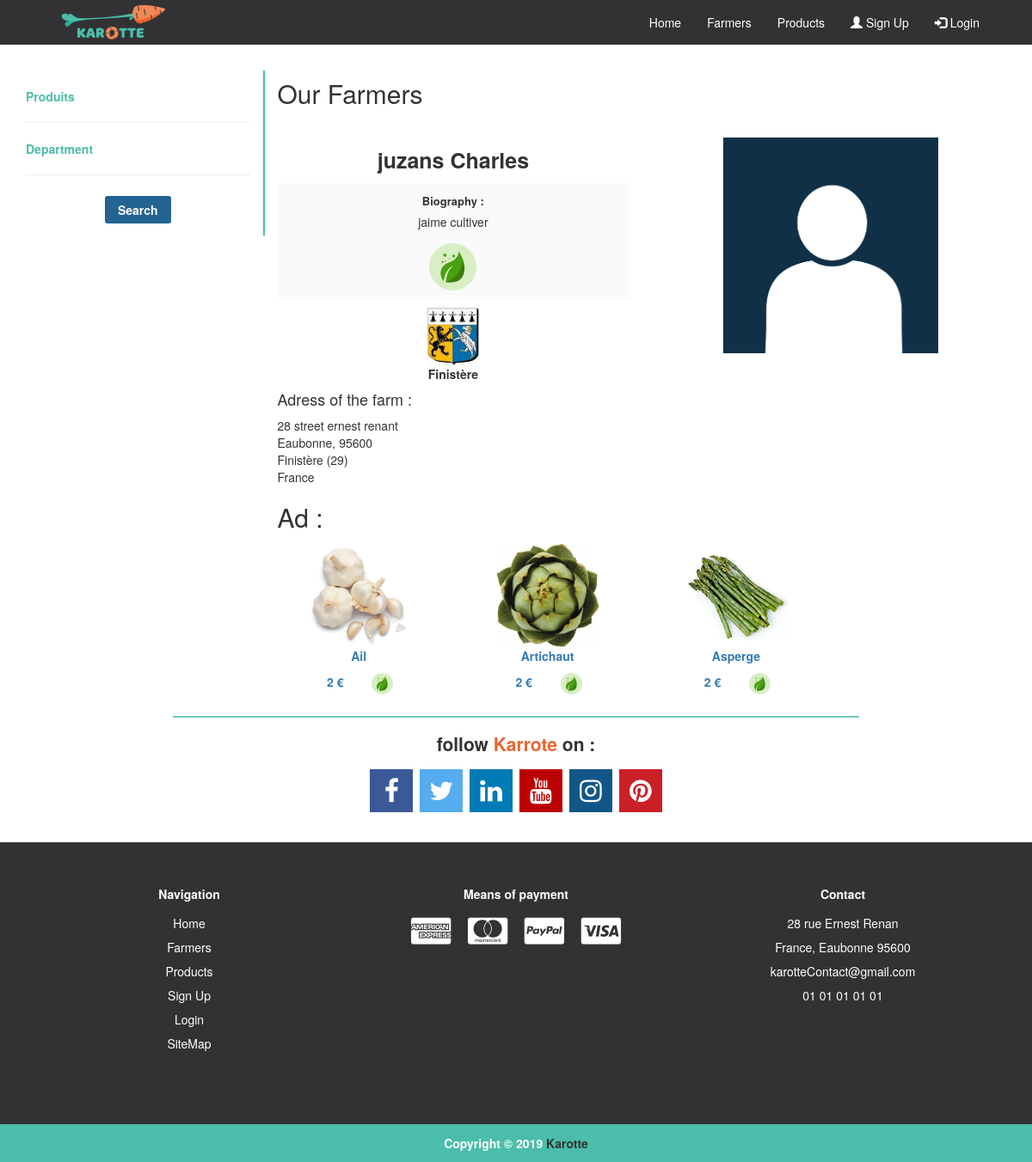
Page /Farmers/agriculteur=1 on the earlier database version.
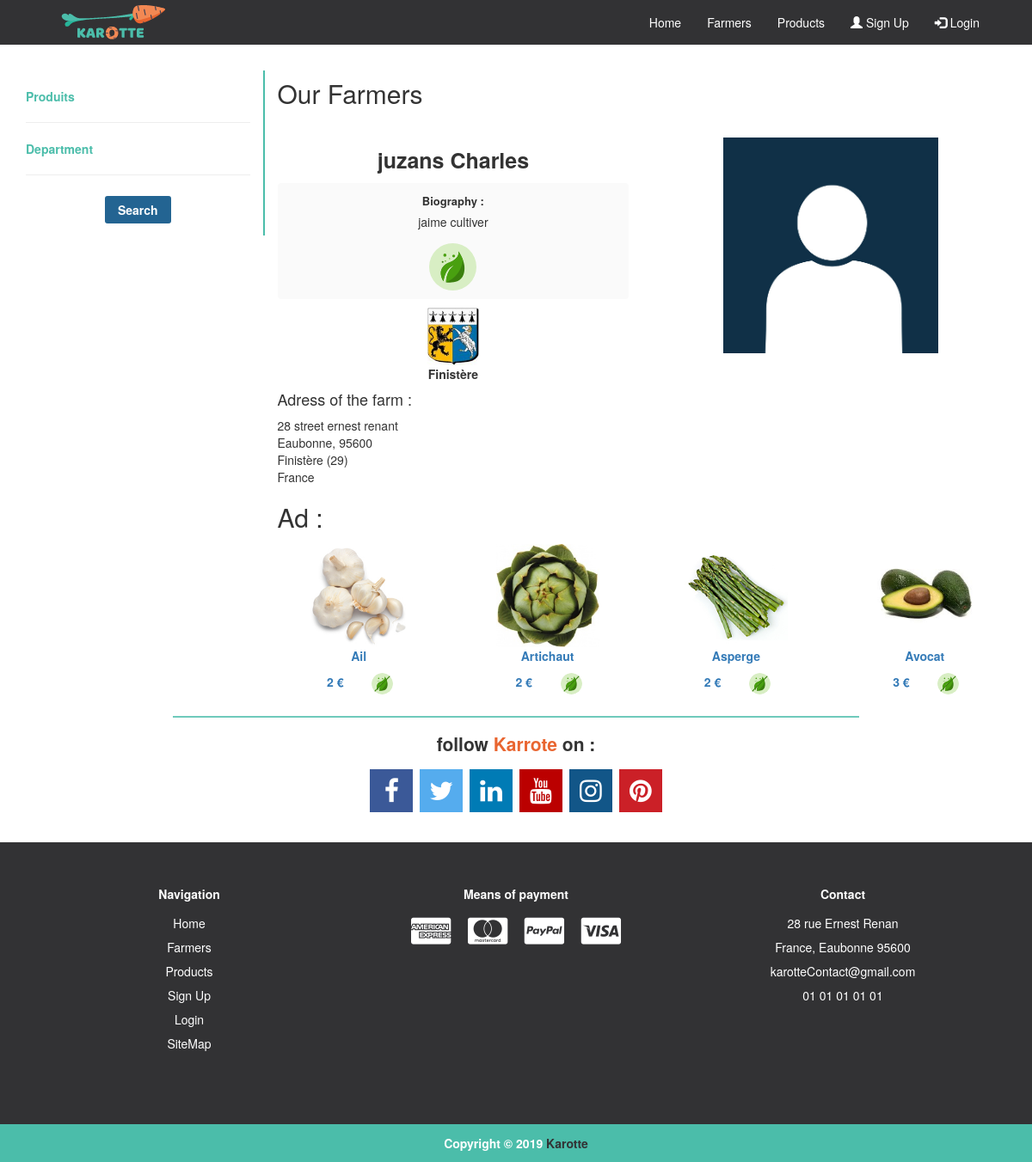
Same page on the later database version.
### tables this page shows
CREATE TABLE IF NOT EXISTS `Farmers` (
  `Id` int(9) NOT NULL,
  `IdUser` int(9) NOT NULL,
  `Type` varchar(255) NOT NULL,
  `Biography` text,
  `Road` varchar(255) NOT NULL,
  `RoadName` varchar(255) NOT NULL,
  `roadNumber` varchar(255) NOT NULL,
  `PostalCode` varchar(255) NOT NULL,
  `City` varchar(255) NOT NULL,
  `Region` int(9) NOT NULL,
  `County` varchar(255) NOT NULL,
  `Phone` varchar(255) NOT NULL,
  `Bic` varchar(255) NOT NULL,
  `IBAN` varchar(255) NOT NULL,
  `creationDate` varchar(255) NOT NULL
);

CREATE TABLE IF NOT EXISTS `Users` (
  `Id` int(9) NOT NULL,
  `Name` varchar(255) NOT NULL,
  `LastName` varchar(255) NOT NULL,
  `Email` varchar(255) NOT NULL,
  `Password` varchar(255) NOT NULL,
  `DateBirth` date DEFAULT NULL,
  `Type` int(1) NOT NULL,
  `Actif` int(1) NOT NULL DEFAULT '0',
  `Status` int(1) NOT NULL DEFAULT '1',
  `CreationDate` date NOT NULL,
  `CreationIp` varchar(100) NOT NULL
);

CREATE TABLE IF NOT EXISTS `Departement` (
  `departement_id` int(11) NOT NULL,
  `departement_code` varchar(3) DEFAULT NULL,
  `departement_nom` varchar(255) DEFAULT NULL
);

CREATE TABLE IF NOT EXISTS `Produit` (
  `Id` int(9) NOT NULL,
  `IdListeProduit` int(9) NOT NULL,
  `Prix` varchar(255) NOT NULL,
  `Biographie` text NOT NULL,
  `Qualiter` text NOT NULL,
  `UnitWeight` varchar(9) NOT NULL,
  `NbStock` varchar(255) NOT NULL,
  `IdFarmers` int(9) NOT NULL,
  `Region` int(9) NOT NULL,
  `CreationDate` date DEFAULT NULL,
  `Actif` int(1) NOT NULL DEFAULT '0'
);

### controller/farmers.php (called while the page is built)
<?php
$objRegister = new register($connect);
$objFarmers = new farmers($connect);
$objProducts = new products($connect);
$inputRegionFilters = $objRegister->displayRegion();
$inputProductsFilters = $objProducts->inputListeProduit();
?>

### models/connect.class.php (called while the page is built, shortened)
<?php
class connect {
    public function setConnect(PDO $connect)
    {
        $this -> _connect = $connect;
    }
}
?>

### models/farmers.class.php (called while the page is built, shortened)
<?php
class farmers extends connect
{
    public function infoUser($idUser){
        $req = $this -> _connect -> query("SELECT * FROM `Users` WHERE Id='$idUser'");
        $res = $req -> fetchAll();
        return $res;
    }
    public function infoUserFarmers($id){
        $req = $this -> _connect -> query("SELECT * FROM `Farmers` WHERE Id ='$id'");
        $res = $req -> fetchAll();
        return $res;
    }
    public function listeProduitsFarmer($idFarmers){
        $req = $this -> _connect -> query("SELECT * FROM `Produit` WHERE IdFarmers ='$idFarmers' AND Actif = '1'");
        $res = $req -> fetchAll();
        return $res;
    }
}

### config.php (called while the page is built, shortened)
<?php
function routeUrl(){
    $nbslash = '';
    if(isset($_GET['p'])){
        $nburl = count(explode('/', $_GET['p']));
        if($nburl !== 0){
            for($i=1; $i < $nburl; $i++){
                $nbslash .= "../";
            }
        }
    }
    return $nbslash;
}

### models/products.class.php (called while the page is built, shortened)
<?php
class products extends connect
{
    public function inputListeProduit(){
        $input = array();
        $req = $this ->_connect -> query("SELECT * FROM `ListeProduit` WHERE Actif = 1");
        $res = $req -> fetchAll();
        foreach ($res as $r){
            $input[$r['Name'] ]= $r['Id'];
        }
        return $input;
    }
    public function listeProduit($id){
        $name = "";
        $req = $this->_connect -> query("SELECT * FROM `ListeProduit` WHERE Id='$id' AND Actif='1'");
        $res = $req -> fetchAll();
        foreach($res as $r){
            $name = $r['Name'];
        }
        return $name;
    }
    public function flagRegion($code){
        $req = $this -> _connect -> query("SELECT * FROM `Departement` WHERE departement_code = '$code'");
        $res = $req -> fetchAll();
        return $res;
    }
}

### models/register.class.php (called while the page is built, shortened)
<?php
class register extends connect {
    public function displayRegion(){
        $req = $this -> _connect -> query("SELECT * FROM `Departement`");
        $res = $req -> fetchAll();
        $results = array();
        foreach ($res as $r){
            $results[$r['departement_code'] ]= $r['departement_nom'];
        }
        return $results;
    }
}
?>

### controller/one/OneFarmers.php (the view)
<?php
foreach ($objFarmers->infoUserFarmers($url[1]) as $infoFarmer){
    $idFarmer = $infoFarmer['Id'];
    $idUser = $infoFarmer['IdUser'];
    $Type = $infoFarmer['Type'];
    $Biography = $infoFarmer['Biography'];
    $Road = $infoFarmer['Road'];
    $RoadName = $infoFarmer['RoadName'];
    $roadNumber = $infoFarmer['roadNumber'];
    $PostalCode = $infoFarmer['PostalCode'];
    $City = $infoFarmer['City'];
    $Region = $infoFarmer['Region'];
    $County = $infoFarmer['County'];
    foreach ($objFarmers->infoUser($idUser) as $infoUser) {
        $Name = $infoUser['Name'];
        $LastName = $infoUser['LastName'];
    }
    ?>
    <div class="farmers_block_2_select_farmer">
        <div class="col-sm-6 farmers_block_2_select_farmer_info">
            <div class="farmer_picture_name_type">
                <div class="farmer_name">
                    <p><strong><?= $LastName . ' ' . $Name ?></strong></p>
                </div>
                <div class="products_block_2_select_produit_info_biography">
                    <strong>Biography :</strong>
                    <p><?= $Biography ?></p>
                    <div class="farmer_type">
                        <?php
                        if ($Type == '1') {
                            ?>
                            <img src="<?= routeUrl() ?>src/images/icone/petiteIcone/biologic.svg" style="width: 55px;"
                                 alt="logo qualiter organic">
                            <?php
                        } else {
                            ?>
                            <img src="<?= routeUrl() ?>src/images/icone/petiteIcone/no-biologic-green.svg"
                                 style="width: 55px;" alt="logo qualiter no-organic">
                            <?php
                        }
                        ?>
                    </div>
                </div>
                <div class="products_block_2_select_produit_info_flag">
                    <?php
                    foreach ($objProducts->flagRegion($Region) as $flag) {
                        if ($flag['departement_code'] == '29') {
                            ?>
                            <img src="<?= routeUrl() ?>src/images/imageRegion/29_Finistère.JPG"
                                 alt="blason département français">
                            <p><strong><?= $flag['departement_nom'] ?></strong></p>
                            <?php
                        } else {
                            ?>
                            <img src="<?= routeUrl() ?>src/images/imageRegion/<?= $flag['departement_code'] ?>_<?= $flag['departement_nom'] ?>.png"
                                 alt="blason département français">
                            <p><strong><?= $flag['departement_nom'] ?></strong></p>
                            <?php
                        }
                    }
                    ?>
                </div>
                <div class="products_block_2_select_produit_info_ferme">
                    <h4>Adress of the farm :</h4>
                    <p>
                        <?= $roadNumber . " " . $Road . " " . $RoadName ?>
                    </p>
                    <p>
                        <?= $City . ", " . $PostalCode ?>
                    </p>
                        <p>
                        <?php
                        foreach ($objProducts->flagRegion($Region) as $flag) {
                            ?>
                            <?= $flag['departement_nom'] . " (" . $flag['departement_code'] . ") " ?>
                            <?php
                        }
                        ?>
                    </p>
                    <p>
                        <?= $County ?>
                    </p>
                </div>
            </div>
        </div>
        <div class="col-sm-6 farmers_block_2_select_farmer_biographie">
            <div class="farmer_picture">
                <?php
                $filename = "././src/images/Agriculteurs/".$idFarmer.".jpg";
                if(file_exists($filename)) {
                    ?>
                    <img src="<?= routeUrl() ?>src/images/Agriculteurs/<?= $idFarmer ?>.jpg">
                    <?php
                }else{
                    ?>
                    <img src="<?= routeUrl() ?>src/images/icone/iconeUsers/default.jpg" alt='icone defaut'/>
                    <?php
                }
                ?>
            </div>
        </div>
        <div class="col-sm-12 farmers_block_2_select_farmer_product">
            <h2>Ad :</h2>
            <div class="row">
            <?php
            foreach ($objFarmers->listeProduitsFarmer($idFarmer)as $produits){
                ?>
                <div class="col-sm-3 produit">
                    <a href="<?= routeUrl() ?>Products/produit=<?= $produits['Id'] ?>">
                        <div class="produit_picture">
                            <img src="<?= routeUrl() ?>src/images/produits/<?= $objProducts->listeProduit($produits['IdListeProduit']) ?>.jpg" style="width: 100%;" alt="produit image">
                        </div>
                        <div class="produit_info">
                            <p><?= $objProducts->listeProduit($produits['IdListeProduit'])?></p>
                            <div class="row">
                                <div class="col-sm-3"></div>
                                <div class="col-sm-3">
                                    <p><?= $produits['Prix']?> €</p>
                                </div>
                                <div class="col-sm-3">
                                    <?php
                                    if($produits['Qualiter'] == '1' ){
                                        ?>
                                        <img src="<?= routeUrl() ?>src/images/icone/petiteIcone/biologic.svg" style="width: 25px;" alt="logo qualiter organic">
                                        <?php
                                    }else{
                                        ?>
                                        <img src="<?= routeUrl() ?>src/images/icone/petiteIcone/no-biologic-green.svg" style="width: 25px;" alt="logo qualiter no-organic">
                                        <?php
                                    }
                                    ?>
                                </div>
                                <div class="col-sm-3"></div>
                            </div>
                        </div>
                    </a>
                </div>
                <?php
            }
            ?>
            </div>
        </div>
    </div>
    <?php
}
?>

Differences in the rows shown:
changed farmers "jaime cultiver": loses produit (listeProduit "Ail", Prix "2"); loses produit (listeProduit "Artichaut", Prix "2"); loses produit (listeProduit "Asperge", Prix "2"); gains produit (listeProduit "Ail", Prix "2"); gains produit (listeProduit "Artichaut", Prix "2"); gains produit (listeProduit "Asperge", Prix "2"); gains produit (shows a picture, listeProduit "Avocat", Prix "3")
